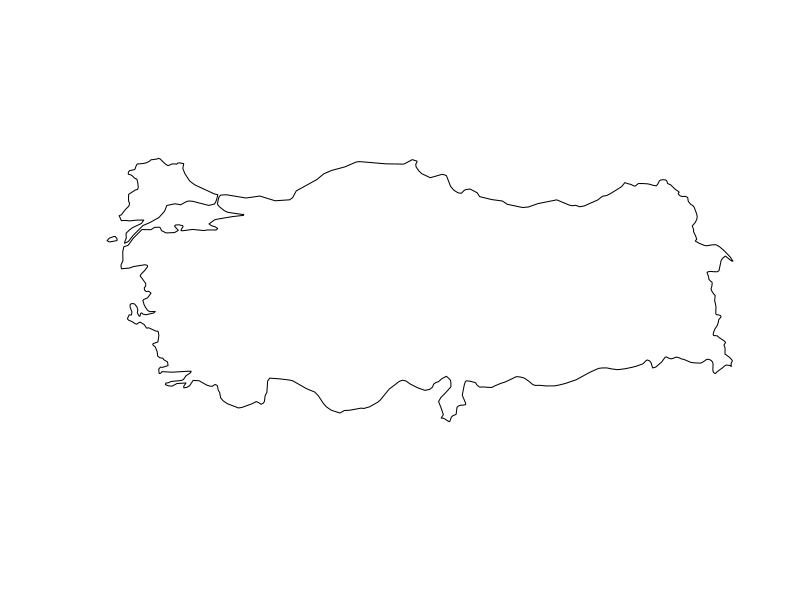

This figure's R source: (Note: this script raises an error after producing the figure.)
# 1. PACKAGES

libs <- c(
    "terra",
    "sf",
    "tidyverse",
    "ggplot2",
    "rnaturalearth",
    "rnaturalearthdata",
    "svglite"
)

installed_libraries <- libs %in% rownames(
    installed.packages()
)

if(any(installed_libraries == F)){
    install.packages(
        libs[!installed_libraries]
    )
}

invisible(
    lapply(
        libs, library, character.only = T
    )
)

# 2. COUNTRY BORDERS

country_sf <- ne_countries(scale = "medium", returnclass = "sf") %>%
    filter(admin == "Turkey")

plot(sf::st_geometry(country_sf))

# 3. FETCH RIVERS AND ROADS DATA

rivers <- ne_download(scale = 10, type = "rivers_lake_centerlines", category = "physical", returnclass = "sf") %>%
    st_intersection(country_sf)

roads <- ne_download(scale = 10, type = "roads", category = "cultural", returnclass = "sf") %>%
    st_intersection(country_sf)

# 4. PLOT THE DATA

map_plot <- ggplot() +
    geom_sf(data = country_sf, fill = NA, color = "black") +
    geom_sf(data = rivers, color = "blue", size = 0.5) +
    geom_sf(data = roads, color = "grey", size = 0.5) +
    theme_minimal() +
    ggtitle("Rivers and Roads of Turkey")

# Display the plot
print(map_plot)

# 5. SAVE THE PLOT AS SVG FILE

ggsave("tr_rivers_roads.svg", plot = map_plot, device = "svg", width = 10, height = 10)
